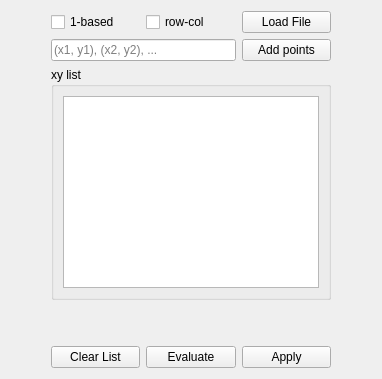
             <widget class="QWidget" name="tab_3">
              <attribute name="title">
               <string>Manual</string>
              </attribute>
              <layout class="QGridLayout" name="gridLayout_19">
               <item row="0" column="0">
                <spacer name="horizontalSpacer_8">
                 <property name="orientation">
                  <enum>Qt::Horizontal</enum>
                 </property>
                 <property name="sizeHint" stdset="0">
                  <size>
                   <width>40</width>
                   <height>20</height>
                  </size>
                 </property>
                </spacer>
               </item>
               <item row="0" column="2">
                <layout class="QGridLayout" name="gridLayout_18">
                 <item row="5" column="2">
                  <widget class="QPushButton" name="btn_mask_list_apply">
                   <property name="text">
                    <string>Apply</string>
                   </property>
                  </widget>
                 </item>
                 <item row="1" column="0" rowspan="2" colspan="2">
                  <widget class="QLineEdit" name="mask_list_input">
                   <property name="sizePolicy">
                    <sizepolicy hsizetype="Preferred" vsizetype="Fixed">
                     <horstretch>0</horstretch>
                     <verstretch>0</verstretch>
                    </sizepolicy>
                   </property>
                   <property name="text">
                    <string/>
                   </property>
                   <property name="placeholderText">
                    <string>(x1, y1), (x2, y2), ...</string>
                   </property>
                  </widget>
                 </item>
                 <item row="5" column="1">
                  <widget class="QPushButton" name="btn_mask_list_evaluate">
                   <property name="text">
                    <string>Evaluate</string>
                   </property>
                  </widget>
                 </item>
                 <item row="0" column="2">
                  <widget class="QPushButton" name="btn_mask_list_load">
                   <property name="text">
                    <string>Load File</string>
                   </property>
                  </widget>
                 </item>
                 <item row="1" column="2" rowspan="2">
                  <widget class="QPushButton" name="btn_mask_list_add">
                   <property name="text">
                    <string>Add points</string>
                   </property>
                  </widget>
                 </item>
                 <item row="0" column="0">
                  <widget class="QCheckBox" name="mask_list_1based">
                   <property name="text">
                    <string>1-based</string>
                   </property>
                  </widget>
                 </item>
                 <item row="0" column="1">
                  <widget class="QCheckBox" name="mask_list_rowcol">
                   <property name="text">
                    <string>row-col</string>
                   </property>
                  </widget>
                 </item>
                 <item row="4" column="2">
                  <spacer name="verticalSpacer_7">
                   <property name="orientation">
                    <enum>Qt::Vertical</enum>
                   </property>
                   <property name="sizeHint" stdset="0">
                    <size>
                     <width>20</width>
                     <height>40</height>
                    </size>
                   </property>
                  </spacer>
                 </item>
                 <item row="4" column="0">
                  <spacer name="verticalSpacer_9">
                   <property name="orientation">
                    <enum>Qt::Vertical</enum>
                   </property>
                   <property name="sizeHint" stdset="0">
                    <size>
                     <width>20</width>
                     <height>40</height>
                    </size>
                   </property>
                  </spacer>
                 </item>
                 <item row="4" column="1">
                  <spacer name="verticalSpacer_8">
                   <property name="orientation">
                    <enum>Qt::Vertical</enum>
                   </property>
                   <property name="sizeHint" stdset="0">
                    <size>
                     <width>20</width>
                     <height>40</height>
                    </size>
                   </property>
                  </spacer>
                 </item>
                 <item row="5" column="0">
                  <widget class="QPushButton" name="btn_mask_list_clear">
                   <property name="text">
                    <string>Clear List</string>
                   </property>
                  </widget>
                 </item>
                 <item row="3" column="0" colspan="3">
                  <widget class="QGroupBox" name="groupBox_11">
                   <property name="title">
                    <string>xy list</string>
                   </property>
                   <layout class="QGridLayout" name="gridLayout_22">
                    <item row="0" column="0">
                     <widget class="QListWidget" name="mask_list_xylist"/>
                    </item>
                   </layout>
                  </widget>
                 </item>
                </layout>
               </item>
               <item row="0" column="3">
                <spacer name="horizontalSpacer_3">
                 <property name="orientation">
                  <enum>Qt::Horizontal</enum>
                 </property>
                 <property name="sizeHint" stdset="0">
                  <size>
                   <width>40</width>
                   <height>20</height>
                  </size>
                 </property>
                </spacer>
               </item>
              </layout>
             </widget>
